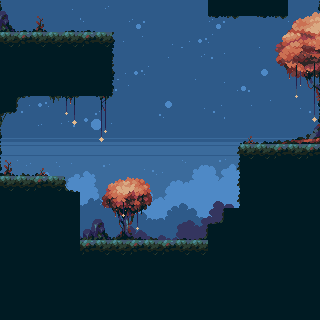

A 2D game scene composited from a Tiled map and its tileset images. What follows is a short description and the map's XML, with every tile layer's data as written:
An orthogonal 20x20 tile map with 16x16 px tiles, 5 tile layers (background-0, background-1, background-2, collision, ...), 4 tilesets.

<map version="1.9" tiledversion="1.9.2" orientation="orthogonal" renderorder="right-down" width="20" height="20" tilewidth="16" tileheight="16" infinite="0" nextlayerid="11" nextobjectid="1">
 <editorsettings>
  <export target="stage1.json" format="json" />
 </editorsettings>
 <tileset firstgid="1" name="stringstar" tilewidth="16" tileheight="16" tilecount="198" columns="18">
  <image source="../stringstar-fields/tileset.png" width="288" height="176" />
 </tileset>
 <tileset firstgid="199" name="background-0" tilewidth="16" tileheight="16" tilecount="198" columns="18">
  <image source="../stringstar-fields/background_0.png" width="288" height="180" />
 </tileset>
 <tileset firstgid="397" name="background-1" tilewidth="16" tileheight="16" tilecount="198" columns="18">
  <image source="../stringstar-fields/background_1.png" width="288" height="180" />
 </tileset>
 <tileset firstgid="595" name="background-2" tilewidth="16" tileheight="16" tilecount="198" columns="18">
  <image source="../stringstar-fields/background_2.png" width="288" height="180" />
 </tileset>
 <group id="3" name="background">
  <layer id="8" name="background-0" width="20" height="20">
   <data encoding="csv">
199,200,201,202,203,204,205,199,200,201,202,202,202,202,202,202,202,202,202,202,
207,208,209,210,211,245,246,247,248,249,250,251,252,248,249,250,251,252,207,208,
207,208,209,210,211,230,231,232,233,234,217,218,219,220,221,222,223,224,225,226,
225,226,227,228,229,208,199,200,201,202,203,204,205,206,207,208,209,210,211,212,
243,244,245,246,247,226,217,218,219,220,221,222,223,224,225,226,227,228,229,230,
199,200,201,202,203,204,205,206,207,208,209,210,199,200,213,214,215,216,199,200,
217,218,219,220,221,222,223,224,225,226,227,228,217,218,231,232,233,234,217,218,
235,236,237,238,239,240,241,242,243,244,245,246,235,236,249,250,251,252,235,236,
253,254,255,256,257,258,259,260,261,262,263,264,265,266,267,268,269,270,253,254,
271,272,273,274,275,276,277,278,279,280,281,282,283,284,285,286,287,288,271,272,
289,290,291,292,293,294,295,296,297,298,299,300,301,302,303,304,305,306,289,290,
307,308,309,310,311,312,313,314,315,316,317,318,319,320,321,322,323,324,307,308,
325,326,327,328,329,330,331,332,333,334,335,336,337,338,339,340,341,342,325,326,
343,344,345,346,347,348,349,350,351,352,353,354,355,356,357,358,359,360,343,344,
361,362,363,364,365,366,367,368,369,370,371,372,373,374,375,376,377,378,361,362,
379,380,381,382,383,384,385,386,387,388,389,390,391,392,393,394,395,396,379,380,
0,0,0,0,0,0,0,0,0,0,0,0,0,0,0,0,0,0,0,0,
0,0,0,0,0,0,0,0,0,0,0,0,0,0,0,0,0,0,0,0,
0,0,0,0,0,0,0,0,0,0,0,0,0,0,0,0,0,0,0,0,
0,0,0,0,0,0,0,0,0,0,0,0,0,0,0,0,0,0,0,0
</data>
  </layer>
  <layer id="10" name="background-1" width="20" height="20">
   <data encoding="csv">
0,0,0,0,0,0,0,0,0,0,0,0,0,0,0,0,0,0,0,0,
0,0,0,0,0,0,0,0,0,0,0,0,0,0,0,0,0,0,0,0,
0,0,0,0,0,0,0,0,0,0,0,0,0,0,0,0,0,0,0,0,
0,0,0,0,0,0,0,0,0,0,0,0,0,0,0,0,0,0,0,0,
0,0,0,0,0,0,0,0,0,0,0,0,0,0,0,0,0,0,0,0,
0,0,0,0,0,0,0,0,0,0,0,0,0,0,0,0,0,0,0,0,
0,0,0,0,0,0,0,0,0,0,0,0,0,0,0,0,0,0,0,0,
0,0,0,0,0,0,0,0,0,0,0,0,0,0,0,0,0,0,0,0,
0,0,0,0,0,0,0,0,0,0,0,0,0,0,0,0,0,0,0,0,
0,0,0,0,0,0,0,0,0,0,0,0,0,0,0,0,0,0,0,0,
0,0,0,487,488,489,490,491,492,493,494,495,496,497,498,499,500,501,502,503,
0,0,0,505,506,507,508,509,510,511,512,513,514,515,516,517,518,519,520,521,
0,0,0,523,524,525,526,527,528,529,530,531,532,533,534,535,536,537,538,539,
0,0,0,541,542,543,544,545,546,547,548,549,550,551,552,553,554,555,556,557,
0,0,0,559,560,561,562,563,564,565,566,567,568,569,570,571,572,573,574,575,
0,0,0,577,578,579,580,581,582,583,584,585,586,587,588,589,590,591,592,593,
0,0,0,0,0,0,0,0,0,0,0,0,0,0,0,0,0,0,0,0,
0,0,0,0,0,0,0,0,0,0,0,0,0,0,0,0,0,0,0,0,
0,0,0,0,0,0,0,0,0,0,0,0,0,0,0,0,0,0,0,0,
0,0,0,0,0,0,0,0,0,0,0,0,0,0,0,0,0,0,0,0
</data>
  </layer>
  <layer id="9" name="background-2" width="20" height="20">
   <data encoding="csv">
0,0,0,0,0,0,0,0,0,0,0,0,0,0,0,0,0,0,0,0,
0,0,0,0,0,0,0,0,0,0,0,0,0,0,0,0,0,0,0,0,
0,0,0,0,0,0,0,0,0,0,0,0,0,0,0,0,0,0,0,0,
0,0,0,0,0,0,0,0,0,0,0,0,0,0,0,0,0,0,0,0,
0,0,0,0,0,0,0,0,0,0,0,0,0,0,0,0,0,0,0,0,
0,0,0,0,0,0,0,0,0,0,0,0,0,0,0,0,0,0,0,0,
0,0,0,0,0,0,0,0,0,0,0,0,0,0,0,0,0,0,0,0,
0,0,0,0,0,0,0,0,0,0,0,0,0,0,0,0,0,0,0,0,
0,0,0,0,0,0,0,0,0,0,0,0,0,0,0,0,0,0,0,0,
0,0,0,0,0,0,0,0,0,0,0,0,0,0,0,0,0,0,0,0,
0,0,0,0,0,0,0,0,0,0,0,0,0,0,0,0,0,0,0,0,
0,0,0,0,0,0,0,0,0,0,0,0,0,0,0,0,0,0,0,0,
723,724,725,726,727,728,729,730,731,732,733,734,735,736,737,738,0,0,0,0,
741,742,743,744,745,746,747,748,749,750,751,752,753,754,755,756,739,740,741,742,
759,760,761,762,763,764,765,766,767,768,769,770,771,772,773,774,757,758,759,760,
777,778,779,780,781,782,783,784,785,786,787,788,789,790,791,792,775,776,777,778,
0,0,0,0,0,0,0,0,0,0,0,0,0,0,0,0,0,0,0,0,
0,0,0,0,0,0,0,0,0,0,0,0,0,0,0,0,0,0,0,0,
0,0,0,0,0,0,0,0,0,0,0,0,0,0,0,0,0,0,0,0,
0,0,0,0,0,0,0,0,0,0,0,0,0,0,0,0,0,0,0,0
</data>
  </layer>
 </group>
 <layer id="1" name="collision" width="20" height="20">
  <data encoding="csv">
2684354675,0,0,0,0,0,0,0,0,0,0,0,0,163,163,163,163,163,0,536871027,
2684354675,0,0,0,0,0,0,0,0,0,0,0,0,0,0,0,0,0,0,536871027,
163,163,163,163,163,163,163,0,0,0,0,0,0,0,0,0,0,0,0,536871027,
163,163,163,163,163,163,163,0,0,0,0,0,0,0,0,0,0,0,0,536871027,
163,163,163,163,163,163,163,0,0,0,0,0,0,0,0,0,0,0,0,536871027,
163,163,163,163,163,163,163,0,0,0,0,0,0,0,0,0,0,0,0,536871027,
163,0,0,0,0,0,0,0,0,0,0,0,0,0,0,0,0,0,0,536871027,
2684354675,0,0,0,0,0,0,0,0,0,0,0,0,0,0,0,0,0,0,536871027,
2684354675,0,0,0,0,0,0,0,0,0,0,0,0,0,0,0,0,0,0,536871027,
2684354675,0,0,0,0,0,0,0,0,0,0,0,0,0,0,163,163,163,163,163,
2684354675,0,0,0,0,0,0,0,0,0,0,0,0,0,0,163,163,163,163,163,
163,163,163,163,0,0,0,0,0,0,0,0,0,0,0,163,163,163,163,163,
163,163,163,163,163,0,0,0,0,0,0,0,0,0,0,163,163,163,163,163,
163,163,163,163,163,0,0,0,0,0,0,0,0,0,163,163,163,163,163,163,
163,163,163,163,163,0,0,0,0,0,0,0,0,163,163,163,163,163,163,163,
163,163,163,163,163,163,163,163,163,163,163,163,163,163,163,163,163,163,163,163,
163,163,163,163,163,163,163,163,163,163,163,163,163,163,163,163,163,163,163,163,
163,163,163,163,163,163,163,163,163,163,163,163,163,163,163,163,163,163,163,163,
163,163,163,163,163,163,163,163,163,163,163,163,163,163,163,163,163,163,163,163,
163,163,163,163,163,163,163,163,163,163,163,163,163,163,163,163,163,163,163,163
</data>
 </layer>
 <layer id="2" name="decs" width="20" height="20">
  <data encoding="csv">
59,0,0,0,0,0,0,0,0,0,0,0,0,0,0,0,11,12,13,14,
77,115,74,0,115,115,0,0,0,0,0,0,0,1073741939,1073741937,0,1073741939,1073741937,31,32,
171,172,171,171,171,172,171,2684354715,0,0,0,0,0,0,0,0,47,48,49,50,
0,0,0,0,0,0,0,3758096499,0,0,0,0,0,0,0,0,65,66,67,68,
0,0,0,0,0,0,0,2684354715,0,0,0,0,0,0,0,0,83,84,85,86,
0,0,0,0,0,0,0,3758096499,0,0,0,0,0,0,0,0,101,102,103,104,
0,3221225568,0,56,37,0,39,0,0,0,0,0,0,0,0,0,119,120,121,122,
3221225569,0,0,0,55,0,57,0,0,0,0,0,0,0,0,0,137,138,139,140,
0,0,0,0,0,0,75,0,0,0,0,0,0,0,0,136,155,156,157,158,
0,0,0,0,0,0,0,0,0,0,0,0,0,0,1610612884,171,171,172,171,172,
74,148,136,0,0,0,0,0,0,0,0,0,0,0,1610612884,0,0,0,0,0,
171,171,172,171,2147483744,0,91,92,93,94,0,0,0,0,1610612884,0,0,0,0,0,
0,0,0,0,0,0,109,110,111,112,0,0,0,0,1610612884,0,0,0,0,0,
0,0,0,0,0,58,59,128,129,130,0,0,0,96,0,0,0,0,0,0,
0,0,0,0,0,76,77,146,147,148,0,115,96,0,0,0,0,0,0,0,
0,0,0,0,0,172,171,171,172,171,172,171,171,0,0,0,0,0,0,0,
0,0,0,0,0,0,0,0,0,0,0,0,0,0,0,0,0,0,0,0,
0,0,0,0,0,0,0,0,0,0,0,0,0,0,0,0,0,0,0,0,
0,0,0,0,0,0,0,0,0,0,0,0,0,0,0,0,0,0,0,0,
0,0,0,0,0,0,0,0,0,0,0,0,0,0,0,0,0,0,0,0
</data>
 </layer>
</map>
